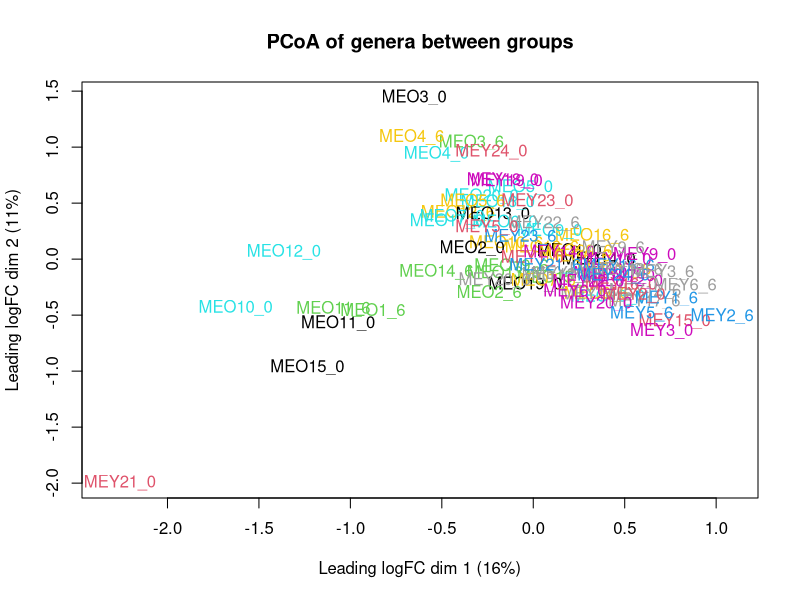
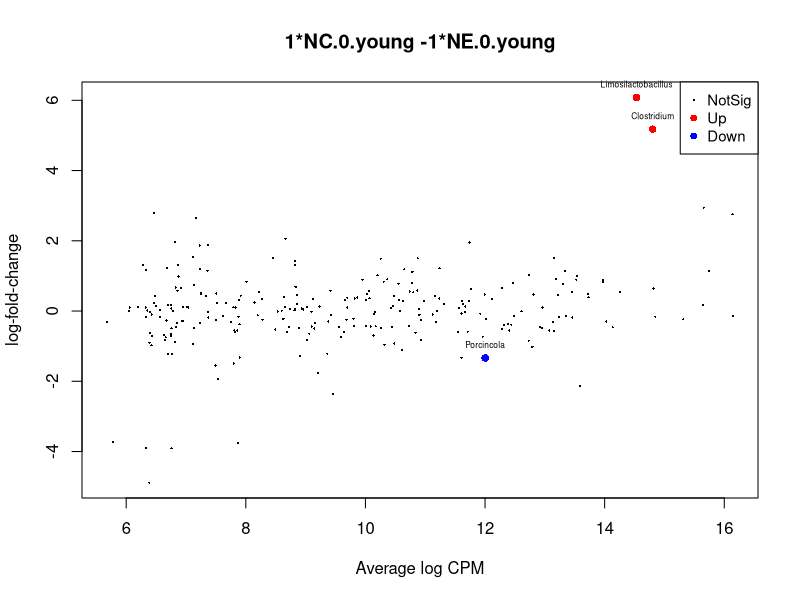

R code for these plots, in order: (Note: this script raises an error after producing the figures.)
library(tidyverse)
library(edgeR)

df <- read_csv('wf-metagenomics-counts-genus.csv')%>%
  select(-c(MEY15_cntrl))%>%
  rename(name := !!names(.)[1])%>% #rename first col to "name"
  select(1:(which(names(.) == "total") - 1))%>%
  pivot_longer(!name, names_to = 'Group', values_to = 'value')%>%
  as_tibble()%>%
  group_by(Group)%>%
  mutate(total = sum(value))%>%
  #filter(total > 1800)
  group_by(name)%>%
  mutate(total = sum(value))%>% 
  filter(total !=0)%>%
  ungroup() %>%
  select(-total)%>%
  pivot_wider(Group, names_from = name)%>%
  as.data.frame()

df2 <- as_tibble(df$Group)
df2 <- df2 %>% rename(SampleID = value)
df2 <- df2 %>%
  mutate(SampleID = ifelse(str_sub(SampleID, -2) == "_7", str_replace(SampleID, "_7$", "_6"), SampleID))
df2 <- df2%>%
  mutate(Timepoint = case_when(
    str_detect(SampleID, "_0") ~ "0",
    str_detect(SampleID, "_1") ~ "1",
    str_detect(SampleID, "_2") ~ "2",
    str_detect(SampleID, "_3") ~ "3",
    str_detect(SampleID, "_4") ~ "4",
    str_detect(SampleID, "_5") ~ "5",
    str_detect(SampleID, "_6") ~ "6",
    str_detect(SampleID, "_7") ~ "7",
    str_detect(SampleID, "_8") ~ "8",
    str_detect(SampleID, "_9") ~ "9"
  ), SampleID = str_replace(SampleID, "_[0-9]$", ""))
metadata <- read_csv("Metadata.csv")
df2 <-   left_join(df2, metadata, by = 'SampleID')
# Adding age treatment column
columns_to_convert <- setdiff(names(df2), c("SampleID", "Treatment", "Sex", "Timepoint"))
df2 <- df2 %>%
  mutate_at(vars(columns_to_convert), as.numeric)%>%
  mutate(Age = ifelse(substr(SampleID, 3, 3) == "O", "old", 
                      ifelse(substr(SampleID, 3, 3) == "Y", "young", NA)))

# df2 is our design dataframe, df is our count dataframe
Group <- factor(paste(df2$Treatment, df2$Timepoint, df2$Age, sep="."))
Age <- factor(df2$Age)
Treatment <- factor(df2$Treatment)
Timepoint <- factor(df2$Timepoint)
cbind(df2, Group=Group, Treatment=Treatment, Timepoint=Timepoint, Age=Age)

design <- model.matrix(~0+Group)
colnames(design) <- levels(Group)

# Need count matrix of species with Samples as column names, and Species as rownames
df3 <- read_csv('wf-metagenomics-counts-genus.csv')%>%
  select(-MEY15_cntrl)%>%
  select(-c(total, superkingdom, kingdom, phylum, class,
            order,family, tax))%>%
  rename_with(~str_replace(., "_7$", "_6"), ends_with("_7"))%>%
  as.data.frame()
row_names <- df3[, 1]  # Extract the values from the first column
df3 <- df3[, -1]  # Remove the first column from the data frame
rownames(df3) <- row_names
df3 <- as.matrix(df3)

d <- DGEList(counts = df3, group = Group)
keep <- filterByExpr(d, group=Group)
d <- d[keep, , keep.lib.sizes=FALSE]
d <- estimateDisp(d)
d <- calcNormFactors(d)

# MDS plot
cpm <- cpm(d)%>%
  as.data.frame()
logcpm <- cpm(d, log=TRUE)

d$samples <- d$samples %>%
  separate(group, into = c("treatment", "time", "age"), sep = "\\.", remove = FALSE)%>%
  mutate(
    treatment = as.factor(treatment),
    time = as.factor(time),
    age = as.factor(age))%>%
  mutate(treatment_time = as.factor(paste(treatment, time, sep = "_")))


plotMDS(d, top = 1000, col = as.numeric(d$samples$group),
        main = "PCoA of genera between groups")
par(xpd =T)
legend(2.8,-1,col = as.numeric(d$samples$group), pch=c(15), legend=c("Exercise week 0","Exercise week 6",
                                                                             "Sedentary week 0", "Sedentary week 6"))


fit <- glmQLFit(d, design)
tr <- glmTreat(fit, coef = 2, lfc = 1)
topTags(tr)

my.contrasts <- makeContrasts(
  # Within young comparisons
  NE.0.youngvsNC.0.young = NC.0.young-NE.0.young,
  NE.6.youngvsNC.6.young = NC.6.young-NE.6.young,
  NE.0.youngvsNE.6.young = NE.6.young-NE.0.young,
  NC.0.youngvsNC.6.young = NC.6.young-NC.0.young,
  
  # Within old comparisons
  NE.0.oldvsNC.0.old = NC.0.old-NE.0.old,
  NE.6.oldvsNC.6.old = NC.6.old-NE.6.old,
  NE.0.oldvsNE.6.old = NE.6.old-NE.0.old,
  NC.0.oldvsNC.6.old = NC.6.old-NC.0.old,
  
  # Between age comparisons
  NE.0.youngvsNE.0.old = NE.0.young-NE.0.old,
  NE.6.youngvsNE.6.old = NE.6.young-NE.6.old,
  
  NC.0.youngvsNC.0.old = NC.0.young-NC.0.old,
  NC.6.youngvsNC.6.old = NC.6.young-NC.6.old,
  
  # Between age overall
  
  
  
  levels = design
  
)

# Can look at total counts per million by group
group_cpm <- cpmByGroup(d)


## All plots are with regard to second group in title. So if downregulate, it
## means it was expressed less in the second group

qlf <- glmQLFTest(fit, contrast=my.contrasts[,"NE.0.youngvsNC.0.young"])
test_NE.0.youngvsNC.0.young <- qlf$table%>%
  mutate_all(as.numeric)%>%
  filter(PValue < 0.05)
plotMD(qlf)
# Filter for features with significant adj p-value (FDR < 0.05)
res <- as.data.frame(topTags(qlf, n = 3, sort.by = "p.value"))%>%
  filter(FDR < 0.05)
text(res$logCPM, res$logFC, labels = rownames(res), col = "black", cex = 0.5,
     pos = 3)
is.de <- decideTestsDGE(qlf)
summary(is.de)

# Plot species by comparison
res2 = res%>%
  rownames_to_column(var = "tax")
y = as.data.frame(group_cpm)%>%
  select(c("NE.0.young","NC.0.young"))%>%
  rownames_to_column(var="tax")
y = inner_join(y,res2,by='tax')
y <- pivot_longer(y, cols = 2:3,
                  names_to = "group",
                  values_to = "value")
y$comparison <- 'NE.0.youngvsNC.0.young'
# all.comp will be master dataframe for bar charts
all.comp <- y
ggplot(all.comp, aes(x = group, y = value, fill = tax)) +
  # Implement a grouped bar chart
  geom_bar(position = "dodge", stat = "identity")

qlf <- glmQLFTest(fit, contrast=my.contrasts[,"NE.6.oldvsNC.6.old"])
test_NE.6.oldvsNC.6.old <- qlf$table%>%
  mutate_all(as.numeric)%>%
  filter(PValue < 0.05)
is.de <- decideTestsDGE(qlf)
topTags(qlf)
plotMD(qlf)
# Filter for features with significant adj p-value (FDR < 0.05)
res <- as.data.frame(topTags(qlf, sort.by = "p.value", n=4))%>%
  filter(FDR < 0.05)
text(res$logCPM, res$logFC, labels = rownames(res), col = "black", cex = 0.5,
     pos = 3)
is.de <- decideTestsDGE(qlf)
summary(is.de)
# Plot species by comparison
res2 = res%>%
  rownames_to_column(var = "tax")
y = as.data.frame(group_cpm)%>%
  select(c("NE.6.old","NC.6.old"))%>%
  rownames_to_column(var="tax")
y = inner_join(y,res2,by='tax')
y <- pivot_longer(y, cols = 2:3,
                  names_to = "group",
                  values_to = "value")
y$comparison <- 'NE.6.oldvsNC.6.old'
all.comp <- rbind(all.comp, y)

qlf <- glmQLFTest(fit, contrast=my.contrasts[,"NE.6.youngvsNC.6.young"])
test_NE.6.youngvsNC.6.young <- qlf$table%>%
  mutate_all(as.numeric)%>%
  filter(PValue < 0.05)
is.de <- decideTestsDGE(qlf)
summary(is.de)
topTags(qlf)
plotMD(qlf)
# Filter for features with significant adj p-value (FDR < 0.05)
#res <- as.data.frame(topTags(qlf))%>%
 # filter(FDR < 0.05)
#text(res$logCPM, res$logFC, labels = rownames(res), col = "black", cex = 0.5,
#       pos = 3)
is.de <- decideTestsDGE(qlf)
summary(is.de)
# ^ No DE species
# Plot species by comparison
res2 = res%>%
  rownames_to_column(var = "tax")
y = as.data.frame(group_cpm)%>%
  select(c("NE.6.young","NC.6.young"))%>%
  rownames_to_column(var="tax")
y = inner_join(y,res2,by='tax')
y <- pivot_longer(y, cols = 2:3,
                  names_to = "group",
                  values_to = "value")
y$comparison <- 'NE.6.youngvsNC.6.young'
all.comp <- rbind(all.comp, y)

qlf <- glmQLFTest(fit, contrast=my.contrasts[,"NE.0.youngvsNE.6.young"])
test_NE.0.youngvsNE.6.young <- qlf$table%>%
  mutate_all(as.numeric)%>%
  filter(PValue < 0.05)
is.de <- decideTestsDGE(qlf)
topTags(qlf)
plotMD(qlf)
# Filter for features with significant adj p-value (FDR < 0.05)
res <- as.data.frame(topTags(qlf, n=7, sort.by='p.value'))%>%
  filter(FDR < 0.05)
  text(res$logCPM, res$logFC, labels = rownames(res), col = "black", cex = 0.5,
       pos = 3)
is.de <- decideTestsDGE(qlf)
summary(is.de)

# Plot species by comparison
res2 = res%>%
  rownames_to_column(var = "tax")
y = as.data.frame(group_cpm)%>%
  select(c("NE.0.young","NE.6.young"))%>%
  rownames_to_column(var="tax")
y = inner_join(y,res2,by='tax')
y <- pivot_longer(y, cols = 2:3,
                  names_to = "group",
                  values_to = "value")
y$comparison <- 'NE.0.youngvsNE.6.young'
all.comp <- rbind(all.comp, y)

qlf <- glmQLFTest(fit, contrast=my.contrasts[,"NC.0.youngvsNC.6.young"])
test_NC.0.youngvsNC.6.young <- qlf$table%>%
  mutate_all(as.numeric)%>%
  filter(PValue < 0.05)
is.de <- decideTestsDGE(qlf)
topTags(qlf)
plotMD(qlf)
# Filter for features with significant adj p-value (FDR < 0.05)
res <- as.data.frame(topTags(qlf, n = 2))%>%
  filter(FDR < 0.05)
  text(res$logCPM, res$logFC, labels = rownames(res), col = "black", cex = 0.5,
       pos = 3)
is.de <- decideTestsDGE(qlf)
summary(is.de)

# Plot species by comparison
res2 = res%>%
  rownames_to_column(var = "tax")
y = as.data.frame(group_cpm)%>%
  select(c("NC.0.young","NC.6.young"))%>%
  rownames_to_column(var="tax")
y = inner_join(y,res2,by='tax')
y <- pivot_longer(y, cols = 2:3,
                  names_to = "group",
                  values_to = "value")
y$comparison <- 'NC.0.youngvsNC.6.young'
all.comp <- rbind(all.comp, y)

qlf <- glmQLFTest(fit, contrast=my.contrasts[,"NE.0.oldvsNC.0.old"])
test_NE.0.oldvsNC.0.old <- qlf$table%>%
  mutate_all(as.numeric)%>%
  filter(PValue < 0.05)
is.de <- decideTestsDGE(qlf)
summary(is.de)
topTags(qlf)
plotMD(qlf)
# Filter for features with significant adj p-value (FDR < 0.05)
res <- as.data.frame(topTags(qlf, n=1))%>%
  filter(FDR < 0.05)
  text(res$logCPM, res$logFC, labels = rownames(res), col = "black", cex = 0.5,
       pos = 3)
is.de <- decideTestsDGE(qlf)
summary(is.de)

# Plot species by comparison
res2 = res%>%
  rownames_to_column(var = "tax")
y = as.data.frame(group_cpm)%>%
  select(c("NE.0.old","NC.0.old"))%>%
  rownames_to_column(var="tax")
y = inner_join(y,res2,by='tax')
y <- pivot_longer(y, cols = 2:3,
                  names_to = "group",
                  values_to = "value")
y$comparison <- 'NE.0.oldvsNC.0.old'
all.comp <- rbind(all.comp, y)

qlf <- glmQLFTest(fit, contrast=my.contrasts[,"NE.0.oldvsNE.6.old"])
test_NE.0.oldvsNE.6.old <- qlf$table%>%
  mutate_all(as.numeric)%>%
  filter(PValue < 0.05)
is.de <- decideTestsDGE(qlf)
topTags(qlf)
plotMD(qlf)
# Filter for features with significant adj p-value (FDR < 0.05)
res <- as.data.frame(topTags(qlf, n=12))%>%
  filter(FDR < 0.05)
  text(res$logCPM, res$logFC, labels = rownames(res), col = "black", cex = 0.5,
       pos = 3)
is.de <- decideTestsDGE(qlf)
summary(is.de)

# Plot species by comparison
res2 = res%>%
  rownames_to_column(var = "tax")
y = as.data.frame(group_cpm)%>%
  select(c("NE.0.old","NE.6.old"))%>%
  rownames_to_column(var="tax")
y = inner_join(y,res2,by='tax')
y <- pivot_longer(y, cols = 2:3,
                  names_to = "group",
                  values_to = "value")
y$comparison <- 'NE.0.oldvsNE.6.old'
all.comp <- rbind(all.comp, y)


qlf <- glmQLFTest(fit, contrast=my.contrasts[,"NC.0.oldvsNC.6.old"])
test_NC.0.oldvsNC.6.old <- qlf$table%>%
  mutate_all(as.numeric)%>%
  filter(PValue < 0.05)
is.de <- decideTestsDGE(qlf)
topTags(qlf)
plotMD(qlf)
# Filter for features with significant adj p-value (FDR < 0.05)
#res <- as.data.frame(topTags(qlf, n=1))%>%
#  filter(FDR < 0.05)
#  text(res$logCPM, res$logFC, labels = rownames(res), col = "black", cex = 0.5,
#       pos = 3)
is.de <- decideTestsDGE(qlf)
summary(is.de)

# Plot species by comparison
res2 = res%>%
  rownames_to_column(var = "tax")
y = as.data.frame(group_cpm)%>%
  select(c("NC.0.old","NC.6.old"))%>%
  rownames_to_column(var="tax")
y = inner_join(y,res2,by='tax')
y <- pivot_longer(y, cols = 2:3,
                  names_to = "group",
                  values_to = "value")
y$comparison <- 'NC.0.oldvsNC.6.old'
all.comp <- rbind(all.comp, y)

qlf <- glmQLFTest(fit, contrast=my.contrasts[,"NE.0.youngvsNE.0.old"])
test_NE.0.youngvsNE.0.old <- qlf$table%>%
  mutate_all(as.numeric)%>%
  filter(PValue < 0.05)
is.de <- decideTestsDGE(qlf)
topTags(qlf, n=100)
plotMD(qlf)
# Filter for features with significant adj p-value (FDR < 0.05)
res <- as.data.frame(topTags(qlf, n=84))%>%
  filter(FDR < 0.05)
text(res$logCPM, res$logFC, labels = rownames(res), col = "black", cex = 0.5,
       pos = 3)
is.de <- decideTestsDGE(qlf)
summary(is.de)

# Plot species by comparison
res2 = res%>%
  rownames_to_column(var = "tax")
y = as.data.frame(group_cpm)%>%
  select(c("NE.0.young","NE.0.old"))%>%
  rownames_to_column(var="tax")
y = inner_join(y,res2,by='tax')
y <- pivot_longer(y, cols = 2:3,
                  names_to = "group",
                  values_to = "value")
y$comparison <- 'NE.0.youngvsNE.0.old'
all.comp <- rbind(all.comp, y)

qlf <- glmQLFTest(fit, contrast=my.contrasts[,"NE.6.youngvsNE.6.old"])
test_NE.6.youngvsNE.6.old <- qlf$table%>%
  mutate_all(as.numeric)%>%
  filter(PValue < 0.05)
is.de <- decideTestsDGE(qlf)
topTags(qlf)
plotMD(qlf)
# Filter for features with significant adj p-value (FDR < 0.05)
res <- as.data.frame(topTags(qlf, n=10))%>%
  filter(FDR < 0.05)
  text(res$logCPM, res$logFC, labels = rownames(res), col = "black", cex = 0.5,
       pos = 3)
is.de <- decideTestsDGE(qlf)
summary(is.de)

# Plot species by comparison
res2 = res%>%
  rownames_to_column(var = "tax")
y = as.data.frame(group_cpm)%>%
  select(c("NE.6.young","NE.6.old"))%>%
  rownames_to_column(var="tax")
y = inner_join(y,res2,by='tax')
y <- pivot_longer(y, cols = 2:3,
                  names_to = "group",
                  values_to = "value")
y$comparison <- 'NE.6.youngvsNE.6.old'
all.comp <- rbind(all.comp, y)

qlf <- glmQLFTest(fit, contrast=my.contrasts[,"NC.0.youngvsNC.0.old"])
test_NC.0.youngvsNC.0.old <- qlf$table%>%
  mutate_all(as.numeric)%>%
  filter(PValue < 0.05)
is.de <- decideTestsDGE(qlf)
topTags(qlf)
plotMD(qlf)
# Filter for features with significant adj p-value (FDR < 0.05)
res <- as.data.frame(topTags(qlf, n = 28))%>%
  filter(FDR < 0.05)
  text(res$logCPM, res$logFC, labels = rownames(res), col = "black", cex = 0.5,
       pos = 3)
is.de <- decideTestsDGE(qlf)
summary(is.de)

# Plot species by comparison
res2 = res%>%
  rownames_to_column(var = "tax")
y = as.data.frame(group_cpm)%>%
  select(c("NC.0.young","NC.0.old"))%>%
  rownames_to_column(var="tax")
y = inner_join(y,res2,by='tax')
y <- pivot_longer(y, cols = 2:3,
                  names_to = "group",
                  values_to = "value")
y$comparison <- 'NC.0.youngvsNC.0.old'
all.comp <- rbind(all.comp, y)

qlf <- glmQLFTest(fit, contrast=my.contrasts[,"NC.6.youngvsNC.6.old"])
test_NC.6.youngvsNC.6.old <- qlf$table%>%
  mutate_all(as.numeric)%>%
  filter(PValue < 0.05)
is.de <- decideTestsDGE(qlf)
topTags(qlf)
plotMD(qlf)
# Filter for features with significant adj p-value (FDR < 0.05)
res <- as.data.frame(topTags(qlf, n=6))%>%
  filter(FDR < 0.05)
  text(res$logCPM, res$logFC, labels = rownames(res), col = "black", cex = 0.5,
       pos = 3)
is.de <- decideTestsDGE(qlf)
summary(is.de)

# Plot species by comparison
res2 = res%>%
  rownames_to_column(var = "tax")
y = as.data.frame(group_cpm)%>%
  select(c("NC.6.young","NC.6.old"))%>%
  rownames_to_column(var="tax")
y = inner_join(y,res2,by='tax')
y <- pivot_longer(y, cols = 2:3,
                  names_to = "group",
                  values_to = "value")
y$comparison <- 'NC.6.youngvsNC.6.old'
all.comp <- rbind(all.comp, y)

# -----------------------------------------------

library(gridExtra)

out <- by(data = all.comp, INDICES = all.comp$comparison, FUN = function(m) {
  m <- droplevels(m)
  m <- ggplot(m, aes(x = group, y = value, fill  = tax)) + 
    geom_bar(position = "dodge",stat = "identity") +
    theme(legend.key.size = unit(0.1, 'cm'), 
          legend.text = element_text(size = 5),
          legend.title = element_text(size = 7),
          legend.position.inside = 1,1
    )
})
do.call(grid.arrange, out)

bar.plots <- all.comp%>%
  filter(comparison %in% c("NC.0.youngvsNC.6.young",
                           "NC.0.oldvsNC.0.old",
                           "NE.0.youngvsNE.6.young",
                           "NE.0.oldvsNE.6.old"))
# Plotting all comparisons 
ggplot(bar.plots, aes(x = group, y = value, fill = tax)) +
  # Implement a grouped bar chart
  geom_bar(position = "dodge", stat = "identity") + 
  facet_wrap(~comparison, scales = "free") + 
  theme_bw() + 
  ylab("counts per million (cpm)") + 
  guides(fill = guide_legend(ncol = 1))
# ----------------------------------------------
# Comparing the change in ex old to ex young and contrl old to control young







# ----------------------------------------------
# Below pools all the treatment groups together mainly just to look 
# At differences between ages initially at the 0 timepoint



# df2 is our design dataframe, df is our count dataframe
df4 <- df2
Group2 <- factor(paste(df4$Age,df4$Timepoint, sep="."))
Age2 <- factor(df2$Age)
Timepoint2 <- factor(df2$Timepoint)
cbind(df4, Group=Group, Treatment=Treatment, Timepoint=Timepoint, Age=Age)

design2 <- model.matrix(~0+Group2)
colnames(design2) <- levels(Group2)

d2 <- DGEList(counts = df3, group = Group2)
keep <- filterByExpr(d2, group=Group2)
d2 <- d2[keep, , keep.lib.sizes=FALSE]
d2 <- estimateDisp(d2)
d2 <- calcNormFactors(d2)


Group3 <- Group2
Group3 <- Group3[!grepl("6$", Group3)]

d2 <- DGEList(counts = df3, group = Group2)
keep <- filterByExpr(d2, group=Group2)
d2 <- d2[keep, , keep.lib.sizes=FALSE]
d2 <- estimateDisp(d2)
d2 <- calcNormFactors(d2)

# MDS plot
cpm <- cpm(d2)%>%
  as.data.frame()
logcpm <- cpm(d2, log=TRUE)

df5 <- as.data.frame(df3) %>% 
  select(-ends_with("6"))


pcoa <- DGEList(counts = df5, group = Group3)
keep <- filterByExpr(pcoa, group=Group3)
pcoa <- pcoa[keep, , keep.lib.sizes=FALSE]
pcoa <- estimateDisp(pcoa)
pcoa <- calcNormFactors(pcoa)

  
plotMDS(pcoa, top = 1000, col = as.numeric(pcoa$samples$group),
          main = "PCoA of genera for young vs old mice",pch=16)
legend("topleft", col = c("black", "salmon"), pch=c(15), legend=c("Old mice","Young mice"))


fit2 <- glmQLFit(d2, design2)
tr2 <- glmTreat(fit2, coef = 2, lfc = 1)
topTags(tr2)

my.contrasts2 <- makeContrasts(
  
  old.0vsyoung.0 = old.0 - young.0,
  old.6vsyoung.6 = old.6 - young.6,
  
  
  
  
  levels = design2
  
)

qlf <- glmQLFTest(fit2, contrast=my.contrasts2[,"old.0vsyoung.0"])
is.de <- decideTestsDGE(qlf)
topTags(qlf)
plotMD(qlf)
# Filter for features with significant adj p-value (FDR < 0.05)
res <- as.data.frame(topTags(qlf, n=53))%>%
  filter(FDR < 0.05)
text(res$logCPM, res$logFC, labels = rownames(res), col = "black", cex = 0.5,
     pos = 3)
is.de <- decideTestsDGE(qlf)
summary(is.de)


qlf <- glmQLFTest(fit2, contrast=my.contrasts2[,"old.6vsyoung.6"])
is.de <- decideTestsDGE(qlf)
topTags(qlf)
plotMD(qlf)
summary(is.de)
# Filter for features with significant adj p-value (FDR < 0.05)
res <- as.data.frame(topTags(qlf, n=23))%>%
  filter(FDR < 0.05)
text(res$logCPM, res$logFC, labels = rownames(res), col = "black", cex = 0.5,
     pos = 3)
is.de <- decideTestsDGE(qlf)
summary(is.de)


# Trimming all.comp to use for excel heatmap

heat.df <- all.comp %>%
  select(c('tax', 'logFC', 'comparison'))%>%
  filter(comparison %in% c('NE.0.youngvsNE.6.young',
                           'NC.0.youngvsNC.6.young',
                           'NE.0.oldvsNE.6.old',
                           'NC.0.oldvsNC.6.old'))%>%
  distinct(logFC, .keep_all=T)%>%
  pivot_wider(names_from = comparison, values_from = logFC)%>%
  as.data.frame()

heat.df[is.na(heat.df)] <- 0
ylab <- heat.df[,1]
rownames(heat.df) <- heat.df[,1]
heat.df <- heat.df[,-1]%>%
  as.matrix()

heatmap(heat.df, labRow = ylab,
        Colv = NA,
        Rowv = NA,
        las = 2)
legend("topleft", legend = c("Low", "Medium", "High"), fill = heat.colors(4))


# ----------------------------------------------------------------------------
# Relative abundance plot



rel.abund.table <- cpm
rel.abund.table$genus <- rownames(rel.abund.table)
rel.abund.table <- rel.abund.table[, c(ncol(rel.abund.table), 1:(ncol(rel.abund.table)-1))]
# Restore default row names
row.names(rel.abund.table) <- NULL
rel.abund.table <- rel.abund.table%>%
  pivot_longer(cols = -genus, names_to = 'SampleID', values_to = 'cpm')

rel.abund.table <- rel.abund.table %>%
  mutate(Timepoint = case_when(
    str_detect(SampleID, "_0") ~ "0",
    str_detect(SampleID, "_1") ~ "1",
    str_detect(SampleID, "_2") ~ "2",
    str_detect(SampleID, "_3") ~ "3",
    str_detect(SampleID, "_4") ~ "4",
    str_detect(SampleID, "_5") ~ "5",
    str_detect(SampleID, "_6") ~ "6",
    str_detect(SampleID, "_7") ~ "7",
    str_detect(SampleID, "_8") ~ "8",
    str_detect(SampleID, "_9") ~ "9"
  ), SampleID = str_replace(SampleID, "_[0-9]$", ""))%>%
  left_join(metadata, by = "SampleID") %>%
  mutate(Age = ifelse(substr(SampleID, 3, 3) == "O", "old", 
                      ifelse(substr(SampleID, 3, 3) == "Y", "young", NA)))%>%
  mutate(Treatment_time = paste(Age, Treatment, Timepoint, sep = "_"))

x <- rel.abund.table %>%
  group_by(Treatment_time, genus)%>%
  summarize(total_cpm = mean(cpm))%>%
  ungroup()%>%
  group_by(Treatment_time) %>%
  mutate(abundance = total_cpm/sum(total_cpm)*100)%>%
  ungroup()

y <- x %>%
  arrange(desc(abundance)) %>%
  distinct(genus, .keep_all = T)%>%
  slice_head(n = 10) 
legend_keep <- y$genus

ggplot(data = x,aes(x = Treatment_time, y = abundance, fill = genus), show.legend = F) + 
  geom_bar(stat = "identity") +
  theme_minimal() + 
  scale_fill_discrete(breaks=y$genus)+
  theme(axis.text.x = element_text(size = 12))
